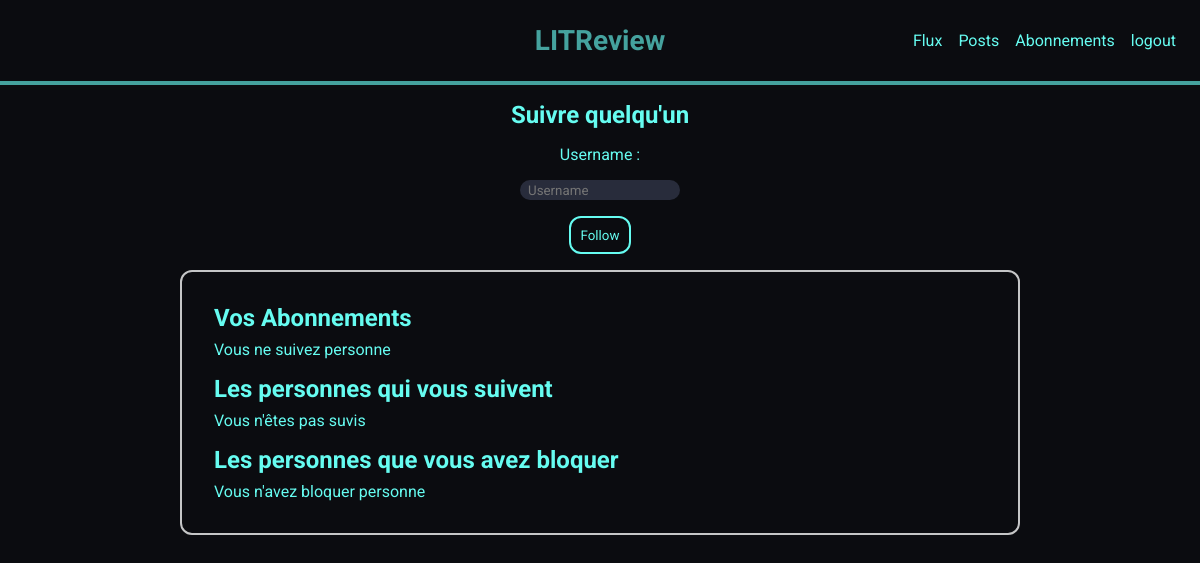
Page /abonnement (signed in) on the earlier database version.
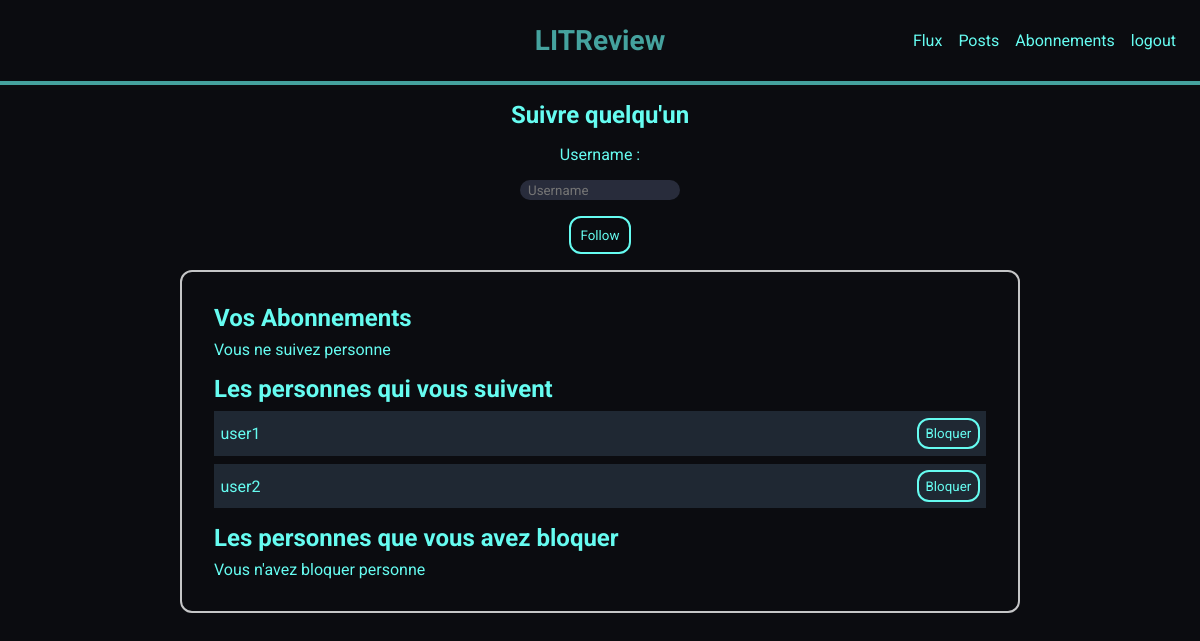
Same page on the later database version.
### users/models.py (models this page shows)
class UserFollows(models.Model):
    user = models.ForeignKey(
        settings.AUTH_USER_MODEL,
        on_delete=models.CASCADE,
        related_name='following'
    )
    followed_user = models.ForeignKey(
        settings.AUTH_USER_MODEL,
        on_delete=models.CASCADE,
        related_name='followed_by'
    )
    class Meta:
        unique_together = ('user', 'followed_user',)

### users/views.py (the view, shortened to what this page needs)
# urls.py: path('abonnement', users.views.abonnement_page, name='abonnement'),
@login_required
def abonnement_page(request):
    message = ''
    followers = UserFollows.objects.filter(followed_user=request.user)
    followed_users = UserFollows.objects.filter(user=request.user)
    blocked_user = UserBlock.objects.filter(user=request.user)
    form = forms.UserFollowsForm()
    formblock = forms.BlockForm()
    return render(request, 'users/abonnement.html', {'form': form, "formblock": formblock,'message': message, 'followers':followers, 'followed_users':followed_users, "blocked": blocked_user})

### users/forms.py (shortened to what this page needs)
class UserFollowsForm(forms.Form):
    username = forms.CharField(max_length=63, label='Nom d\'utilisateur', widget=forms.TextInput(attrs={'placeholder': 'Username', 'class': 'form-control'}))

class BlockForm(forms.Form):
    username = forms.CharField(max_length=63, widget=forms.HiddenInput())

### users/templates/users/abonnement.html (shortened to what this page needs)
{% extends 'blog/base.html' %}
{%load static%}
{% block extra_styles %}
    <link rel="stylesheet" href="{% static 'blog/abonnement.css' %}" />
{% endblock %}
{% block content %}
    <div class="container_abonnement">
        <h2>Suivre quelqu'un</h2>
        <form method="post" class="form_abonnement" >
            <p>Username :</p>
            {{form.username}}
            <button class="btn_log" type="submit">Follow</button>
          </form>
          <div class="container_follows">
            <div class="container_follow">
                <h2>Vos Abonnements</h2>
                {% if followed_users %}
                    {% for followed in followed_users %}
                    <div class="container_user_follow followed">
                        <p>{{ followed.followed_user }}</p>
                        <div class="cont_block_btn">
                            <form method="post" action="/unfollow">
                                {% csrf_token %}
                                <input type="hidden" name="username" value="{{followed.followed_user}}">
                                <button class="option_abo" type="submit">Ne plus suivre</button>
                            </form>
                            <form method="post" action="/block">
                                {% csrf_token %}
                                <input type="hidden" name="username" value="{{followed.followed_user}}">
                                <button class="option_abo" type="submit">Bloquer</button>
                            </form>
                        </div>
                    </div>
                    {% endfor %}
                {% else %}
                    <p>Vous ne suivez personne</p>
                {% endif %}
              </div>
              <div class="container_follow">
                <h2>Les personnes qui vous suivent</h2>
                {% if followers %}
                    {% for follower in followers %}
                    <div class="container_user_follow follower">
                        <p>{{ follower.user }}</p>
                        <form method="post" action="/block">
                            <button class="option_abo" type="submit">Bloquer</button>
                        </form>
                    </div>
                    {% endfor %}
                {% else %}
                    <p>Vous n'êtes pas suvis</p>
                {% endif %}
              </div>
              <div class="container_follow">
                <h2>Les personnes que vous avez bloquer</h2>
                {% if blocked %}
                    {% for block in blocked %}
                    <div class="container_user_follow follower">
                        <p>{{ block.blocked_user }}</p>
                        <form method="post" action="/block">
                            {% csrf_token %}
                            <input type="hidden" name="username" value="{{block.blocked_user}}">
                            <button class="option_abo" type="submit">Débloquer</button>
                        </form>
                    </div>
                    {% endfor %}
                {% else %}
                    <p>Vous n'avez bloquer personne</p>
                {% endif %}
              </div>
          </div>
    </div>
{% endblock content %}

Differences in the rows shown:
added UserFollows: user "user1"
added UserFollows: user "user2"
Other differences:
text no longer shown: "Vous n'êtes pas suvis"
